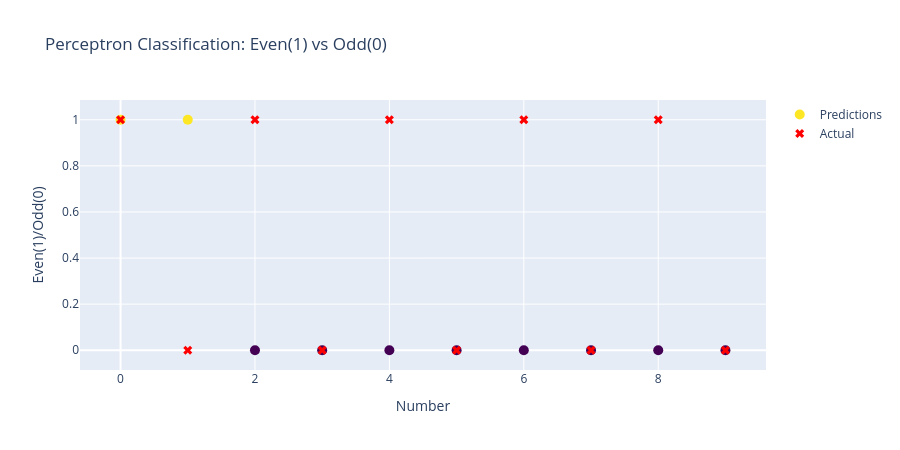

Notebook source saved alongside this figure:
### Code cell
import plotly.graph_objects as go

fig = go.Figure()
fig.add_trace(go.Scatter(x=X.flatten(), y=predictions, mode='markers',
                         marker=dict(size=10, color=predictions, colorscale='Viridis'),
                         name='Predictions'))
fig.add_trace(go.Scatter(x=X.flatten(), y=y, mode='markers',
                         marker=dict(size=8, symbol='x', color='red'),
                         name='Actual'))

fig.update_layout(
    title='Perceptron Classification: Even(1) vs Odd(0)',
    xaxis_title='Number',
    yaxis_title='Even(1)/Odd(0)',
    hovermode='x unified',
    height=450
)

fig.show()

### Figure 1 — Plotly figure (JSON) as saved in the notebook; plotly's stock layout.template omitted (floating-point values rounded to 4 significant figures)
{"data": [{"marker": {"color": [1, 1, 0, 0, 0, 0, 0, 0, 0, 0], "colorscale": [[0, "#440154"], [0.1111, "#482878"], [0.2222, "#3e4989"], [0.3333, "#31688e"], [0.4444, "#26828e"], [0.5556, "#1f9e89"], [0.6667, "#35b779"], [0.7778, "#6ece58"], [0.8889, "#b5de2b"], [1, "#fde725"]], "size": 10}, "mode": "markers", "name": "Predictions", "type": "scatter", "x": [0, 1, 2, 3, 4, 5, 6, 7, 8, 9], "y": [1, 1, 0, 0, 0, 0, 0, 0, 0, 0]}, {"marker": {"color": "red", "size": 8, "symbol": "x"}, "mode": "markers", "name": "Actual", "type": "scatter", "x": [0, 1, 2, 3, 4, 5, 6, 7, 8, 9], "y": [1, 0, 1, 0, 1, 0, 1, 0, 1, 0]}], "layout": {"height": 450, "hovermode": "x unified", "title": {"text": "Perceptron Classification: Even(1) vs Odd(0)"}, "xaxis": {"title": {"text": "Number"}}, "yaxis": {"title": {"text": "Even(1)/Odd(0)"}}}}
